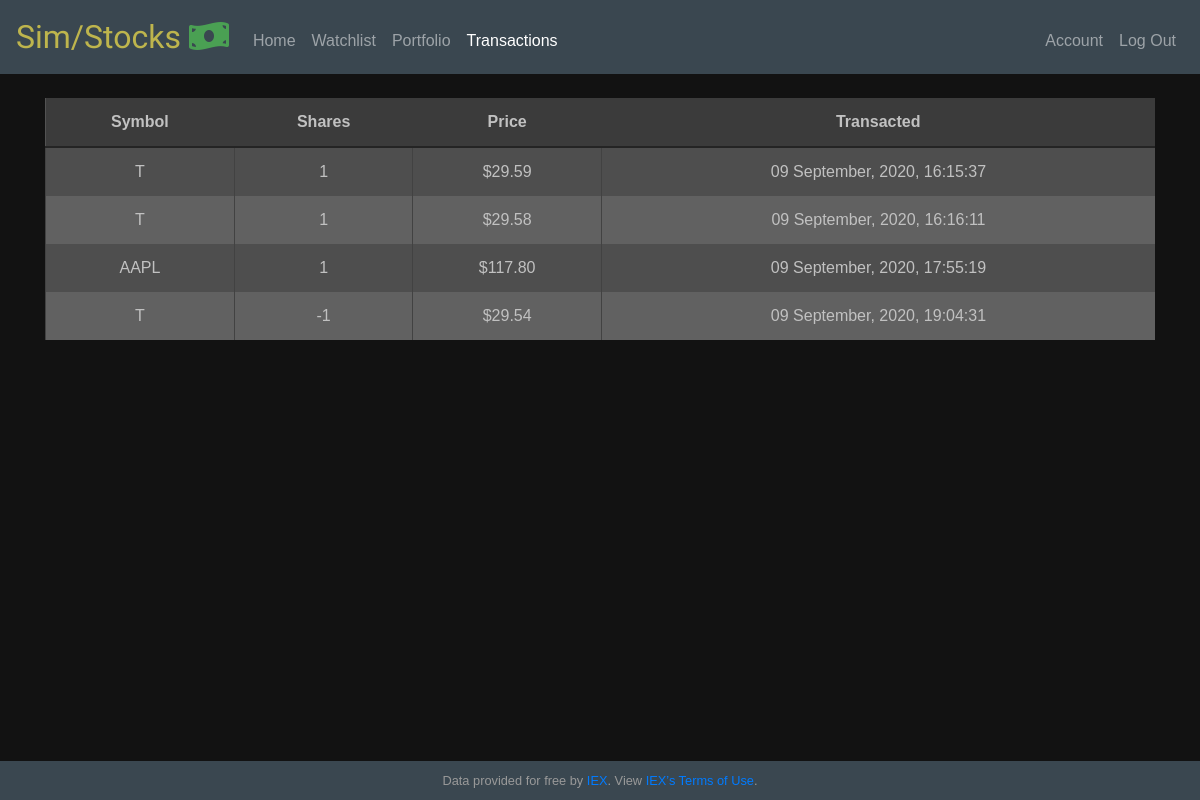
The page /history (signed in) on the database as committed earlier.
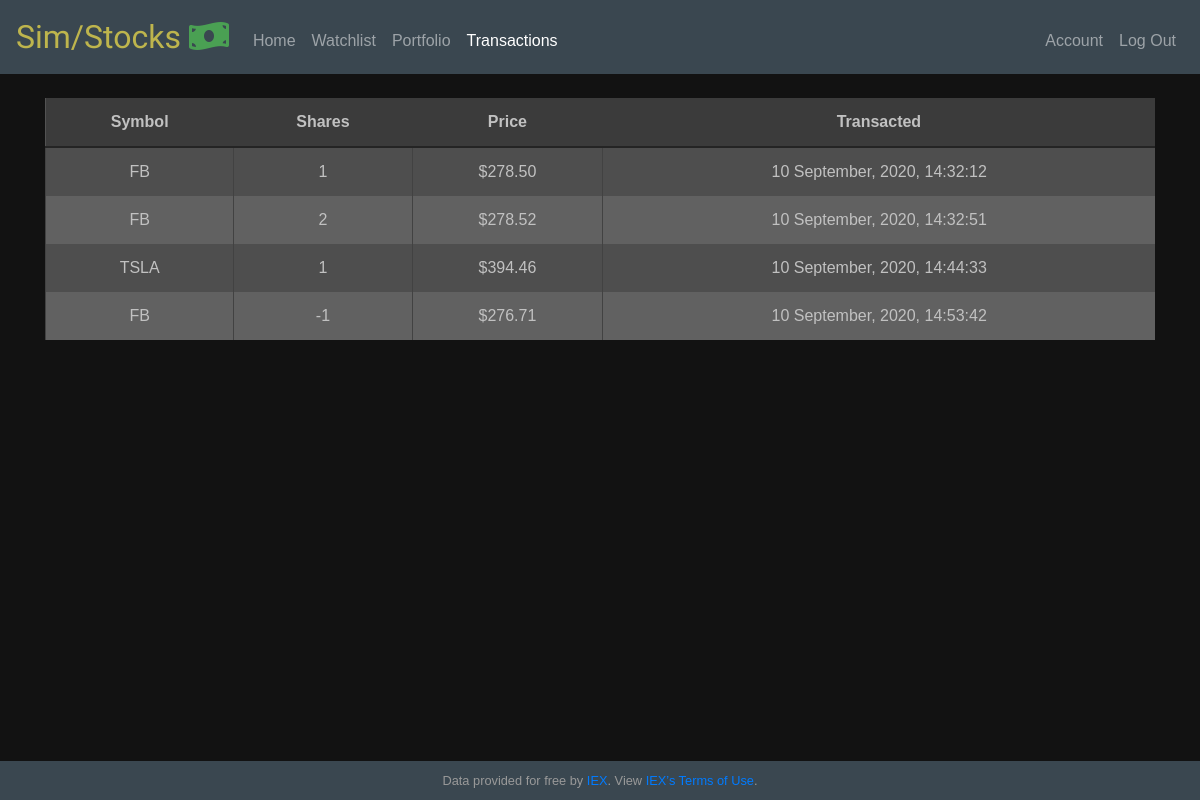
The same page on the database as committed later.
### app/models.py (models this page shows, shortened)
class History(db.Model):
  id = db.Column(db.Integer, primary_key=True)
  symbol = db.Column(db.String(6), nullable=False)
  name = db.Column(db.String(200), nullable=False)
  price = db.Column(db.Numeric(), nullable=False)
  share = db.Column(db.Integer, nullable=False)
  time = db.Column(db.DateTime, index=True, default=datetime.utcnow)
  user_id = db.Column(db.Integer, db.ForeignKey("users.id"), nullable=False)

### app/routes.py (the view)
@app.route("/history")
@login_required
def history():
  user = Users.query.filter_by(username=current_user.username).first()
  h = History.query.filter_by(user=user).all()
  if len(h) == 0:
    flash("No Transaction History Found")
  return render_template("history.html", rows=h)

### app/helper.py (called while the page is built)
def usd(value):
    return f"${value:,.2f}"

### app/models.py (called while the page is built)
@login.user_loader
def load_user(id):
  return Users.query.get(int(id))

### app/templates/history.html (shortened to what this page needs)
{% extends "layout.html" %}
{% set active_page = "history" %}
{% block main %}
    <div id="history">
        <table class="table table-striped">
            <thead>
                <tr>
                    <th scope="col">Symbol</th>
                    <th scope="col">Shares</th>
                    <th scope="col">Price</th>
                    <th scope="col">Transacted</th>
                </tr>
            </thead>
            <tbody>
            {% for row in rows %}
            <tr>
                <td>{{ row.symbol }}</td>
                <td>{{ row.share }}</td>
                <td>{{ row.price | usd }}</td>
                <td>{{ row.time.strftime("%d %B, %Y, %H:%M:%S") }}</td>
            </tr>
            {% endfor %}
            </tbody>
        </table>
    </div>
{% endblock %}

### app/templates/layout.html (shortened to what this page needs)
<!DOCTYPE html>
<html lang="en">
    <head>
        <link rel="stylesheet" href="https://stackpath.bootstrapcdn.com/bootstrap/4.5.2/css/bootstrap.min.css">
        <link rel="stylesheet" href="https://use.fontawesome.com/releases/v5.14.0/css/all.css">
        <link rel="stylesheet" href="https://unpkg.com/flickity@2/dist/flickity.min.css">
        <link rel="stylesheet" href="/static/styles.css">
    </head>
    <body id="body">
        <div class="content">
        <nav class="navbar navbar-expand-md navbar-dark">
            <a class="navbar-brand" id="navIcon" href="/">Sim/Stocks <i class="fas fa-money-bill-wave" id="money"></i></a>
            <div class="collapse navbar-collapse" id="navbar">
                {% if current_user.is_authenticated %}
                    <ul class="navbar-nav mr-auto mt-2">
                        <li class="nav-item {{ 'active' if active_page == 'index' else ''}}"><a class="nav-link" href="/">Home</a></li>
                        <li class="nav-item {{ 'active' if active_page == 'watchlist' else ''}}"><a class="nav-link" href="/watchlist">Watchlist</a></li>
                        <li class="nav-item {{ 'active' if active_page == 'portfolio' else ''}}"><a class="nav-link" href="/portfolio">Portfolio</a></li>
                        <li class="nav-item {{ 'active' if active_page == 'history' else ''}}"><a class="nav-link" href="/history">Transactions</a></li>
                    </ul>
                    <ul class="navbar-nav ml-auto mt-2">
                        <li class="nav-item {{ 'active' if active_page == 'account' else ''}}"><a class="nav-link" href="/account">Account</a></li>
                        <li class="nav-item"><a class="nav-link" href="/logout">Log Out</a></li>
                    </ul>
                {% else %}
                    <ul class="navbar-nav ml-auto mt-2">
                        <li class="nav-item {{ 'active' if active_page == 'register' else ''}}"><a class="nav-link" href="/register">Register</a></li>
                        <li class="nav-item {{ 'active' if active_page == 'login' else ''}}"><a class="nav-link" href="/login">Log In</a></li>
                    </ul>
                {% endif %}
            </div>
        </nav>
        <main class="container pt-4 pb-4">
            {% block main %}{% endblock %}
        </main>
        </div>
        <footer class="small text-center">
            Data provided for free by <a href="https://iextrading.com/developer">IEX</a>. View <a href="https://iextrading.com/api-exhibit-a/">IEX’s Terms of Use</a>.
        </footer>
    </body>
</html>

### app/static/styles.css (style rules this page uses)
nav .navbar-brand { font-size: xx-large; font-family: 'Domine', serif; }
nav { background-color: #3a4750; }
#navIcon { color: #beb54d; }
#money { color:#4aa053; }
html ,body { height: 100%; }
body { background-color: #121212; display: flex; flex-direction: column; color:#887C54; }
.content { flex: 1 0 auto; }
footer { flex-shrink: 0; background-color:#3a4750; padding: 10px; color: #999; }
main { overflow-x: auto; text-align: center; }
#history { max-height: 65vh; overflow-y: scroll; }
.table { background-color: #525252; }
.table tr:nth-child(even) { background-color: #616161; }
.table thead th { background-color: #3b3b3b; border-bottom: 2px solid #242424; }
.table td, .table th { border-top: none; border-bottom: none; color: #c1c1c1; }
thead { position: sticky; top: 0; }
.table td { border-left: 1px solid #424242; }
* { box-sizing: border-box; }
body { font-family: sans-serif; }

Rows that differ between the two databases and show on the page:
removed History: symbol "T", share "-1", price "$29.54", time "09 September, 2020, 19:04:31"
added History: symbol "FB", share "1", price "$278.50", time "10 September, 2020, 14:32:12"
changed History: symbol "T" → "FB"; share "1" → "2"; price "$29.59" → "$278.52"; time "09 September, 2020, 16:15:37" → "10 September, 2020, 14:32:51"
changed History: symbol "T" → "TSLA"; price "$29.58" → "$394.46"; time "09 September, 2020, 16:16:11" → "10 September, 2020, 14:44:33"
changed History: symbol "AAPL" → "FB"; share "1" → "-1"; price "$117.80" → "$276.71"; time "09 September, 2020, 17:55:19" → "10 September, 2020, 14:53:42"
